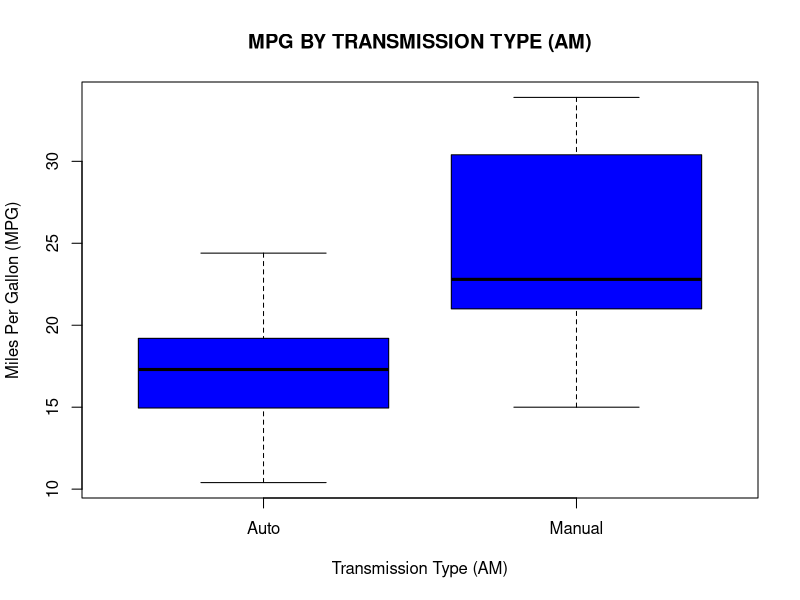
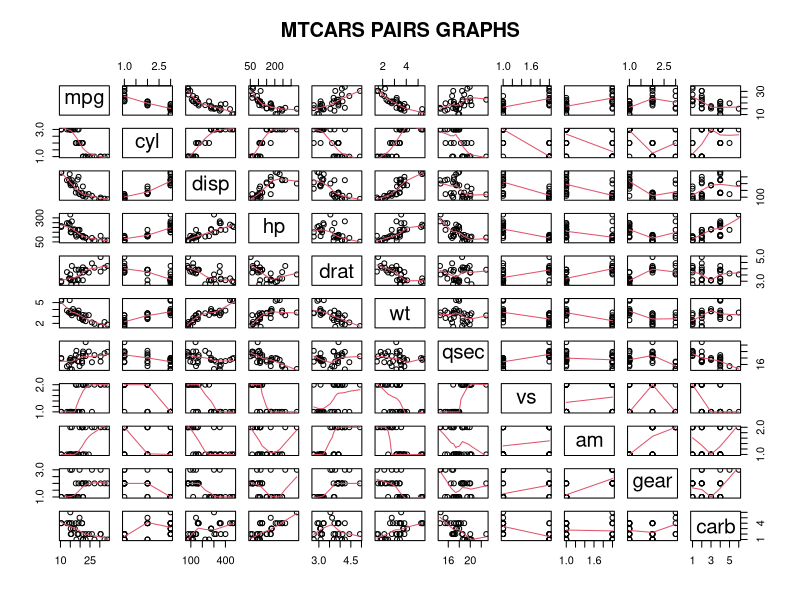
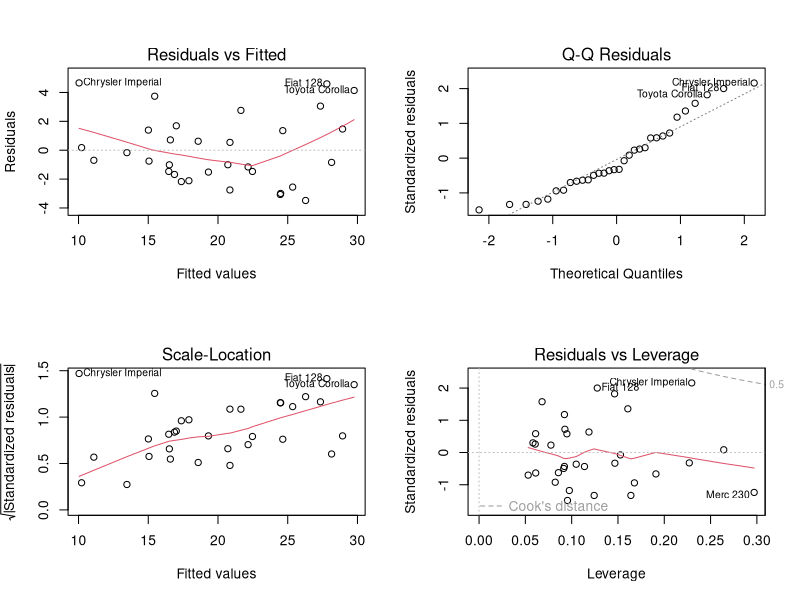

Recreate these plots in R, in order.
## ---- chunk 1
knitr::opts_chunk$set(echo = TRUE)
## ---- chunk 2
library(datasets)
data(mtcars)
## ---- chunk 3
mtcars$cyl<- as.factor(mtcars$cyl); mtcars$vs <- as.factor(mtcars$vs)
mtcars$gear <- as.factor(mtcars$gear); mtcars$carb <- as.factor(mtcars$carb)
mtcars$am <- as.factor(mtcars$am)
## ---- chunk 4
levels(mtcars$am) <- c("Auto", "Manual")
## ---- chunk 5
dim(mtcars)  ## 32 observations and 11 variables
head(mtcars) ## some observations to better understand mtcars 
str(mtcars) ## variable types after coersion
## ---- chunk 6
## PLEASE, REFERS TO GRAPHIC FIGURE 1 AT APPENDIX
## ---- chunk 7
## PLEASE, REFERS TO GRAPHIC FIGURE 2 AT APPENDIX
## ---- chunk 8
fit1 <- lm(mpg ~ am, mtcars)
summary(fit1)
## ---- chunk 9
fitall <- lm(mpg ~ ., mtcars)
summary(fitall)
## ---- chunk 10
bestFit <- step(fitall,direction="both",trace=FALSE)
summary(bestFit)
## ---- chunk 11
lastModel <- lm(mpg ~ wt + qsec + am, data = mtcars)
summary(lastModel)$coef
## ---- chunk 12
# PLEASE, REFERS TO GRAPHIC FIGURE 3 AT APPENDIX
## ---- chunk 13
## GRAPHIC FIGURE 1
plot(mpg ~ am, data = mtcars, main = "MPG BY TRANSMISSION TYPE (AM)", xlab = "Transmission Type (AM)", ylab = "Miles Per Gallon (MPG)",col="blue")
## ---- chunk 14
## GRAPHIC FIGURE 2
pairs(mtcars, panel = panel.smooth, main = "MTCARS PAIRS GRAPHS")
## ---- chunk 15
# GRAPHIC FIGURE 3
par(mfrow = c(2, 2))
plot(lastModel)
